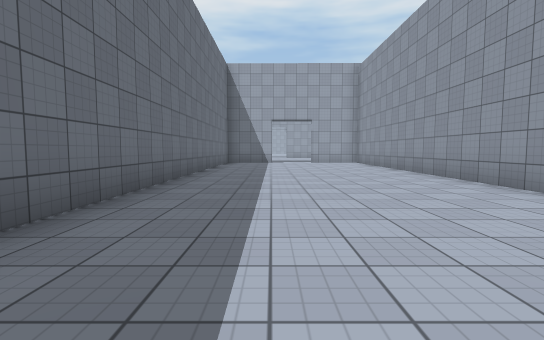
[1] (above)

17 first-person views from a walk through a 3-D level made in the Unity game engine. The camera is 1.2 m above the floor, tilts 4° down and sees 85° across. The floor is counted in squares, 2 m on a side. Each view is taken from the middle of a square. On the plan, view 1 faces up. The plan holds only what a view shows up to about 9 squares ahead; the rest is blank. The place goes on beyond the plan. The player is left out. Surface patterns are stand-ins for the level's own textures.

[2]
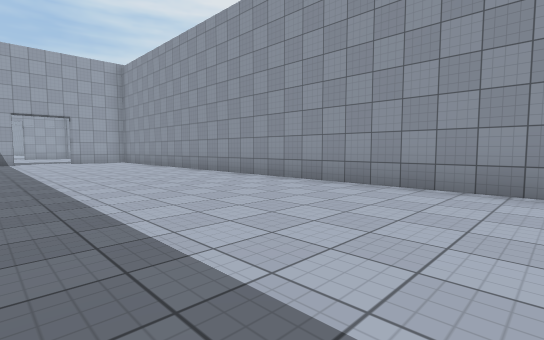

[3]
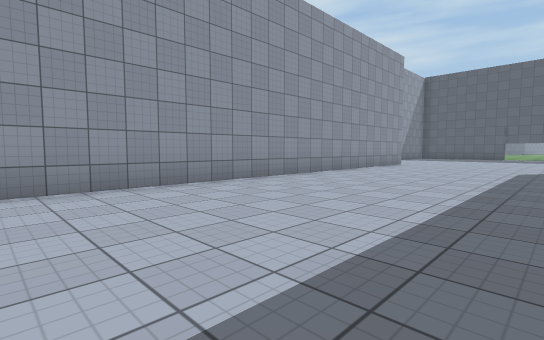

[4]
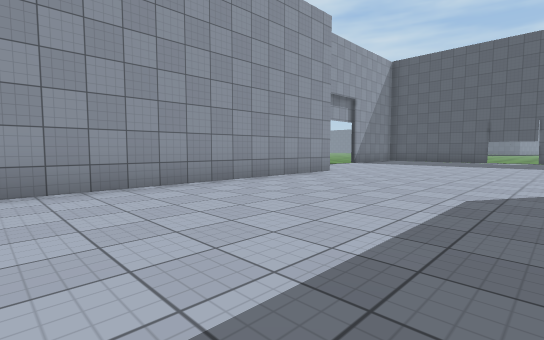

[5]
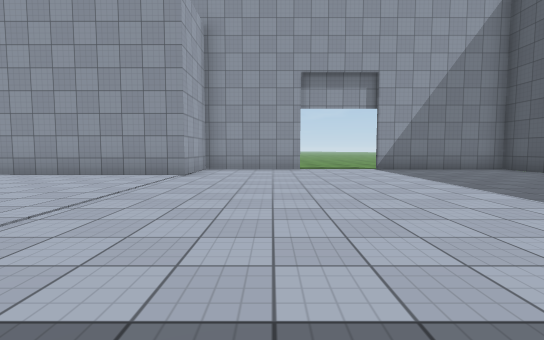

[6]
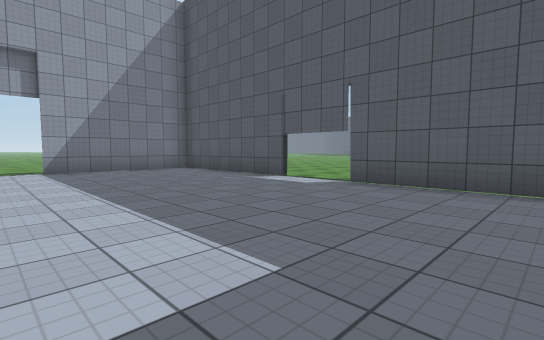

[7]
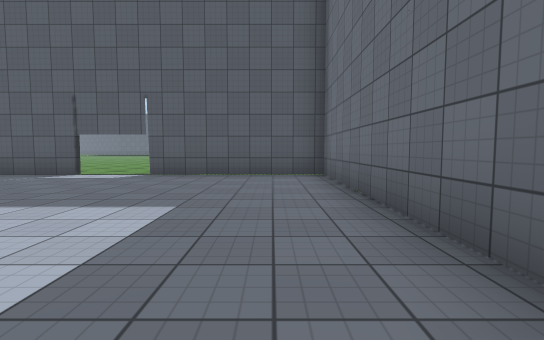

[8]
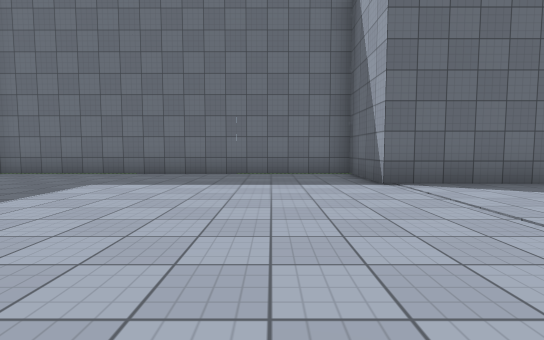

[9]
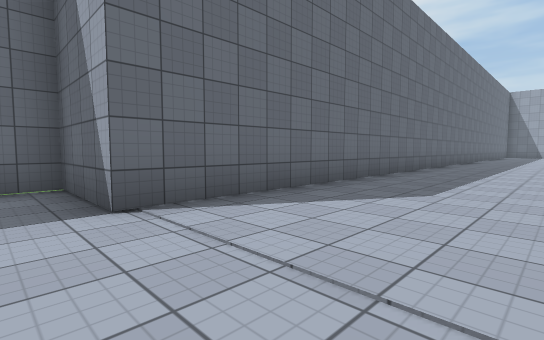

[10]
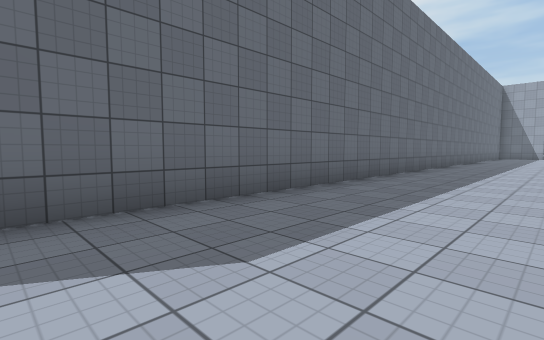

[11]
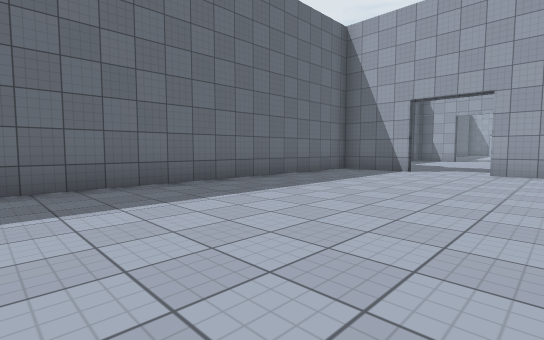

[12]
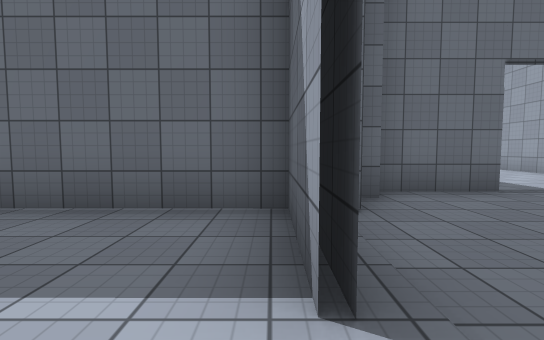

[13]
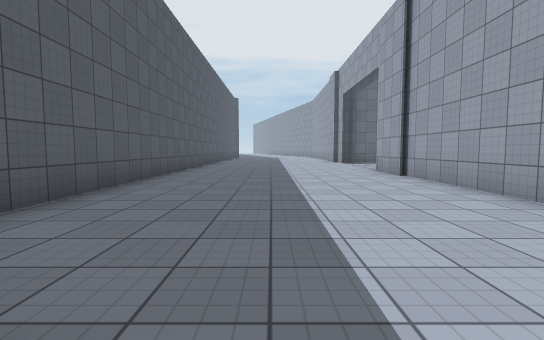

[14]
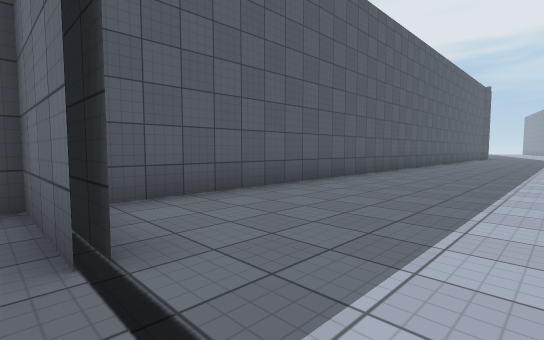

[15]
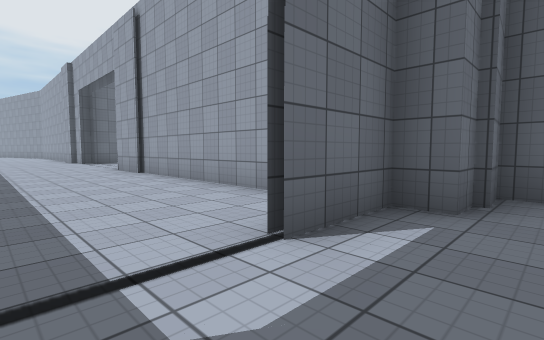

[16]
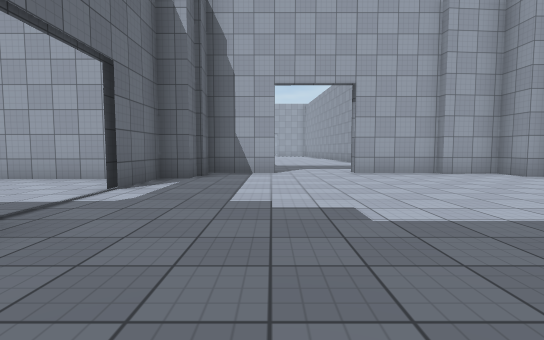

[17]
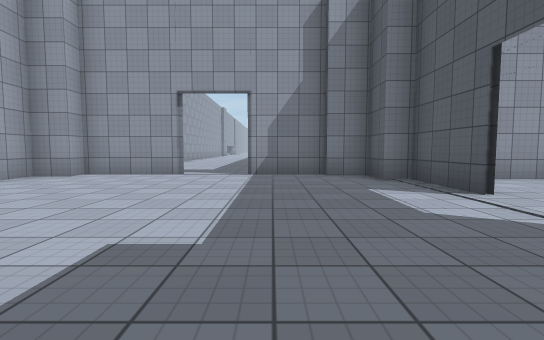

### Floor plan
Points are (right, up) in squares from view 1. A wall is a line through its corners. A room is listed if a view was taken in it or the views show most of it. See-through windows are left out.
Room 1 (views 1, 2, 3, 4, 5, 6, 7, 8, 9, 10, 11, 12)
walls: (5.9, -13.9) (5.9, -11.1) (3.7, -11.1) (3.7, 9); (1.5, -19.9) (5.9, -19.9) (5.9, -16.1); (3.7, 10.6) (3.7, 11.8); (0.1, 13.2) (-2, 13.2) (-2, -11.1) (-4.2, -11.1) (-4.2, -19.9) (-0.2, -19.9); (2.7, 13.2) (1.7, 13.2)
ways out: opening at (1, 13) to room 2; opening at (5.7, -15); gap at (0, -20)
Room 2 (views 13, 14, 15, 16, 17)
walls: (5.1, 18.1) (5.1, 20.5); (4.6, 20.5) (4.6, 21.3) (3.1, 21.2); (-1.9, 21.4) (-2.7, 21.4) (-2.7, 20.1) (-3.3, 20.1) (-3.3, 18.4); (-3.3, 16.4) (-3.3, 14.3); (1.7, 13.3) (3.7, 13.3) (3.7, 13.8) (4.8, 13.8) (4.8, 14.8); (-3.5, 16.4) (-3.5, 15.3); (5.1, 14.6) (5.1, 16.6)
ways out: opening at (1, 13) to room 1; gap at (-4, 16) to room 3; opening at (5, 17.5)
Room 3 (no view inside)
walls: (-4.4, 20.1) (-11.9, 20.1); (-12.1, 14.4) (-4, 14.4)
ways out: gap at (-4, 16) to room 2

Where each view was taken, in squares from view 1:
view 1: 0 up, 0 right, facing up
view 2: 1 down, 1 left, facing up-right
view 3: 1 up, 1 left, facing down-right
view 4: 4 down, 1 left, facing down-right
view 5: 13 down, 3 left, facing right
view 6: 15 down, 3 left, facing down-right
view 7: 13 down, 3 left, facing down
view 8: 13 down, 3 right, facing left
view 9: 12 down, 1 right, facing up-left
view 10: 9 down, 1 right, facing up-left
view 11: 5 up, 3 right, facing up-left
view 12: 13 up, 1 right, facing left
view 13: 17 up, 3 left, facing left
view 14: 18 up, 3 left, facing down-left
view 15: 17 up, 2 left, facing up-left
view 16: 14 up, 1 left, facing up
view 17: 16 up, 2 left, facing right
